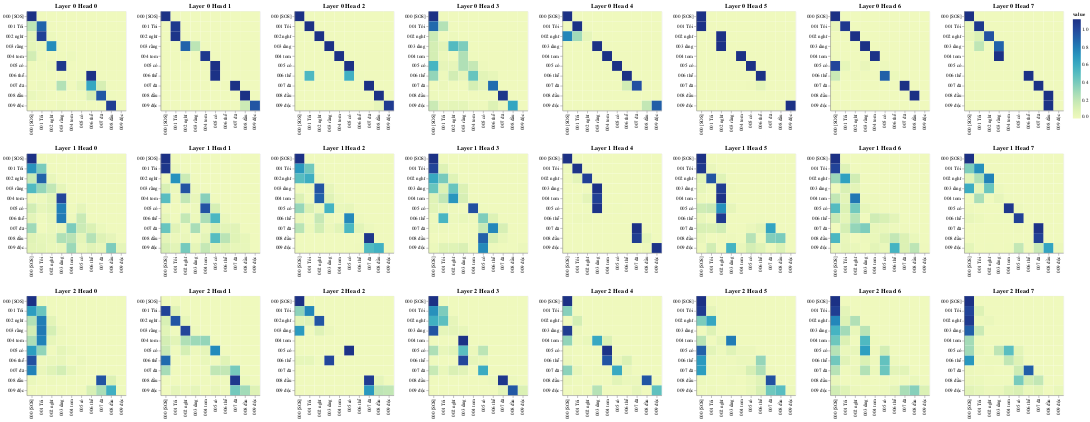

The code cell stored with this chart in its notebook:
### Code cell
# Decoder Self-Attention
get_all_attention_maps("decoder", layers, heads, decoder_input_tokens, decoder_input_tokens, min(20, sentence_len))
